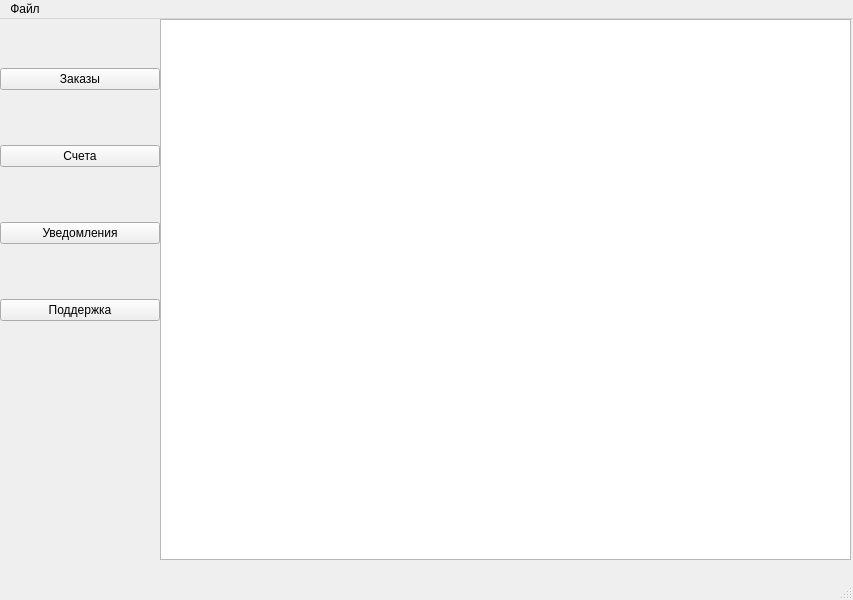
<?xml version="1.0" encoding="UTF-8"?>
<ui version="4.0">
 <class>MainWindow</class>
 <widget class="QMainWindow" name="MainWindow">
  <property name="geometry">
   <rect>
    <x>0</x>
    <y>0</y>
    <width>853</width>
    <height>600</height>
   </rect>
  </property>
  <property name="windowTitle">
   <string>MainWindow</string>
  </property>
  <widget class="QWidget" name="centralwidget">
   <widget class="QWidget" name="verticalLayoutWidget">
    <property name="geometry">
     <rect>
      <x>0</x>
      <y>0</y>
      <width>160</width>
      <height>351</height>
     </rect>
    </property>
    <layout class="QVBoxLayout" name="verticalLayout">
     <item>
      <widget class="QPushButton" name="ordersBtn">
       <property name="text">
        <string>Заказы</string>
       </property>
       <property name="checkable">
        <bool>false</bool>
       </property>
      </widget>
     </item>
     <item>
      <widget class="QPushButton" name="billingsBtn">
       <property name="text">
        <string>Счета</string>
       </property>
       <property name="checkable">
        <bool>false</bool>
       </property>
      </widget>
     </item>
     <item>
      <widget class="QPushButton" name="notifyBtn">
       <property name="text">
        <string>Уведомления</string>
       </property>
       <property name="checkable">
        <bool>false</bool>
       </property>
      </widget>
     </item>
     <item>
      <widget class="QPushButton" name="supportBtn">
       <property name="text">
        <string>Поддержка</string>
       </property>
       <property name="checkable">
        <bool>false</bool>
       </property>
      </widget>
     </item>
    </layout>
   </widget>
   <widget class="QListWidget" name="listWidget">
    <property name="geometry">
     <rect>
      <x>160</x>
      <y>0</y>
      <width>691</width>
      <height>541</height>
     </rect>
    </property>
    <property name="styleSheet">
     <string notr="true">text-align: center;</string>
    </property>
   </widget>
  </widget>
  <widget class="QMenuBar" name="menubar">
   <property name="geometry">
    <rect>
     <x>0</x>
     <y>0</y>
     <width>853</width>
     <height>26</height>
    </rect>
   </property>
   <widget class="QMenu" name="menu">
    <property name="title">
     <string>Файл</string>
    </property>
    <addaction name="action"/>
   </widget>
   <addaction name="menu"/>
  </widget>
  <widget class="QStatusBar" name="statusbar"/>
  <action name="action">
   <property name="text">
    <string>Выйти</string>
   </property>
  </action>
 </widget>
 <resources/>
 <connections/>
</ui>
